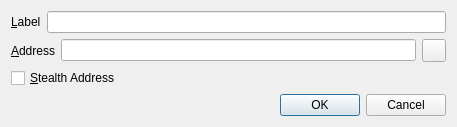
<?xml version="1.0" encoding="UTF-8"?>
<ui version="4.0">
 <class>EditAddressDialog</class>
 <widget class="QDialog" name="EditAddressDialog">
  <property name="geometry">
   <rect>
    <x>0</x>
    <y>0</y>
    <width>457</width>
    <height>126</height>
   </rect>
  </property>
  <property name="windowTitle">
   <string>Edit Address</string>
  </property>
  <property name="styleSheet">
   <string notr="true"/>
  </property>
  <layout class="QGridLayout" name="gridLayout_2">
   <item row="0" column="0">
    <layout class="QHBoxLayout" name="horizontalLayout_4">
     <item>
      <widget class="QLabel" name="label">
       <property name="text">
        <string>&amp;Label</string>
       </property>
       <property name="buddy">
        <cstring>labelEdit</cstring>
       </property>
      </widget>
     </item>
     <item>
      <widget class="QLineEdit" name="labelEdit">
       <property name="toolTip">
        <string>The label associated with this address book entry</string>
       </property>
      </widget>
     </item>
    </layout>
   </item>
   <item row="1" column="0">
    <layout class="QHBoxLayout" name="horizontalLayout_3">
     <item>
      <widget class="QLabel" name="label_2">
       <property name="text">
        <string>&amp;Address</string>
       </property>
       <property name="buddy">
        <cstring>addressEdit</cstring>
       </property>
      </widget>
     </item>
     <item>
      <widget class="QLineEdit" name="addressEdit">
       <property name="toolTip">
        <string>The address associated with this address book entry. This can only be modified for sending addresses.</string>
       </property>
      </widget>
     </item>
     <item>
      <widget class="QToolButton" name="EditAddressPasteButton">
       <property name="toolTip">
        <string>Paste address from clipboard</string>
       </property>
       <property name="text">
        <string/>
       </property>
       <property name="icon">
        <iconset resource="../bitcoin.qrc">
         <normaloff>:/icons/editpaste</normaloff>:/icons/editpaste</iconset>
       </property>
       <property name="shortcut">
        <string>Alt+P</string>
       </property>
      </widget>
     </item>
    </layout>
   </item>
   <item row="2" column="0">
    <widget class="QCheckBox" name="stealthCB">
     <property name="text">
      <string>&amp;Stealth Address</string>
     </property>
    </widget>
   </item>
   <item row="3" column="0">
    <widget class="QDialogButtonBox" name="buttonBox">
     <property name="orientation">
      <enum>Qt::Horizontal</enum>
     </property>
     <property name="standardButtons">
      <set>QDialogButtonBox::Cancel|QDialogButtonBox::Ok</set>
     </property>
    </widget>
   </item>
  </layout>
 </widget>
 <resources>
  <include location="../bitcoin.qrc"/>
 </resources>
 <connections>
  <connection>
   <sender>buttonBox</sender>
   <signal>accepted()</signal>
   <receiver>EditAddressDialog</receiver>
   <slot>accept()</slot>
   <hints>
    <hint type="sourcelabel">
     <x>248</x>
     <y>254</y>
    </hint>
    <hint type="destinationlabel">
     <x>157</x>
     <y>274</y>
    </hint>
   </hints>
  </connection>
  <connection>
   <sender>buttonBox</sender>
   <signal>rejected()</signal>
   <receiver>EditAddressDialog</receiver>
   <slot>reject()</slot>
   <hints>
    <hint type="sourcelabel">
     <x>316</x>
     <y>260</y>
    </hint>
    <hint type="destinationlabel">
     <x>286</x>
     <y>274</y>
    </hint>
   </hints>
  </connection>
 </connections>
</ui>
